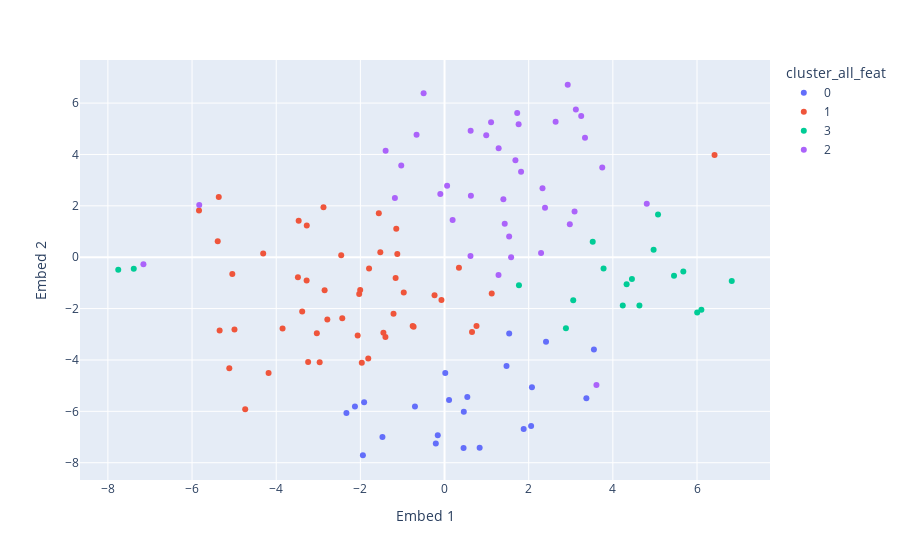

The notebook cell this image was saved under:
### Code cell
px.scatter(data_frame = X, x = 'Embed 1', y = 'Embed 2', color = 'cluster_all_feat')

### Figure 1 — Plotly figure (JSON) as saved in the notebook; plotly's stock layout.template omitted (floating-point values rounded to 4 significant figures)
{"data": [{"hovertemplate": "cluster_all_feat=0<br>Embed 1=%{x}<br>Embed 2=%{y}<extra></extra>", "legendgroup": "0", "marker": {"color": "#636efa", "symbol": "circle"}, "mode": "markers", "name": "0", "orientation": "v", "showlegend": true, "type": "scatter", "x": [-0.2073, 2.412, 0.4525, 3.55, 1.536, 0.01779, 0.4578, 2.058, 2.077, -2.129, 0.8346, -1.94, 0.108, -1.475, 1.473, -1.911, 1.881, -2.331, -0.7026, -0.1607, 3.37, 0.5416], "xaxis": "x", "y": [-7.255, -3.29, -7.428, -3.59, -2.967, -4.512, -6.015, -6.571, -5.066, -5.81, -7.422, -7.709, -5.556, -7.003, -4.232, -5.642, -6.692, -6.066, -5.812, -6.929, -5.488, -5.441], "yaxis": "y"}, {"hovertemplate": "cluster_all_feat=1<br>Embed 1=%{x}<br>Embed 2=%{y}<extra></extra>", "legendgroup": "1", "marker": {"color": "#EF553B", "symbol": "circle"}, "mode": "markers", "name": "1", "orientation": "v", "showlegend": true, "type": "scatter", "x": [-1.405, -1.966, 0.7597, -0.07324, -4.992, 0.3424, -3.849, -3.274, -2.877, -1.453, -1.812, -4.181, -0.9693, 6.417, -0.7349, -1.147, -3.035, -2.455, -1.212, -2.064, -1.123, -2.028, 1.121, 0.6531, -5.365, -4.309, -2.785, -5.39, -2.85, -5.115, -1.794, -2.004, -2.43, -3.277, -3.484, -1.162, -1.526, -1.562, -5.043, -4.737, -3.383, -0.7573, -5.835, -2.967, -3.241, -3.466, -5.344, -0.2374], "xaxis": "x", "y": [-3.103, -4.113, -2.68, -1.661, -2.817, -0.4087, -2.772, 1.237, 1.946, -2.938, -3.938, -4.505, -1.37, 3.978, -2.709, 1.106, -2.957, 0.07459, -2.2, -3.048, 0.1266, -1.432, -1.411, -2.912, 2.347, 0.1401, -2.429, 0.6258, -1.284, -4.325, -0.4407, -1.279, -2.372, -0.9059, -0.7844, -0.8062, 0.1888, 1.715, -0.651, -5.922, -2.11, -2.683, 1.817, -4.092, -4.08, 1.417, -2.851, -1.478], "yaxis": "y"}, {"hovertemplate": "cluster_all_feat=3<br>Embed 1=%{x}<br>Embed 2=%{y}<extra></extra>", "legendgroup": "3", "marker": {"color": "#00cc96", "symbol": "circle"}, "mode": "markers", "name": "3", "orientation": "v", "showlegend": true, "type": "scatter", "x": [5.675, -7.754, 1.769, 4.454, 3.779, -7.385, 4.969, 3.058, 4.631, 4.236, 5.454, 2.885, 6.826, 4.327, 5.074, 6.005, 6.104, 3.522], "xaxis": "x", "y": [-0.5585, -0.488, -1.094, -0.8442, -0.4377, -0.4511, 0.2951, -1.671, -1.877, -1.884, -0.7216, -2.764, -0.9281, -1.05, 1.659, -2.155, -2.047, 0.6023], "yaxis": "y"}, {"hovertemplate": "cluster_all_feat=2<br>Embed 1=%{x}<br>Embed 2=%{y}<extra></extra>", "legendgroup": "2", "marker": {"color": "#ab63fa", "symbol": "circle"}, "mode": "markers", "name": "2", "orientation": "v", "showlegend": true, "type": "scatter", "x": [4.806, 1.727, 1.583, 3.61, 1.536, 2.928, 0.06131, 2.64, 2.328, -7.156, 2.388, 3.248, 1.819, 3.091, 0.1918, -1.18, 1.283, 0.6204, 1.684, 2.977, -0.4971, 3.338, -5.83, -0.1, 3.748, -1.4, 1.286, 0.6267, -0.6646, 1.43, 1.398, 1.761, 3.121, 0.6167, -1.029, 1.106, 2.294, 0.9913], "xaxis": "x", "y": [2.082, 5.616, -0.005138, -4.971, 0.807, 6.714, 2.781, 5.278, 2.681, -0.2716, 1.93, 5.493, 3.323, 1.776, 1.446, 2.305, -0.6886, 4.925, 3.77, 1.282, 6.386, 4.649, 2.028, 2.46, 3.497, 4.143, 4.241, 2.389, 4.771, 1.306, 2.253, 5.179, 5.751, 0.04729, 3.57, 5.251, 0.1609, 4.75], "yaxis": "y"}], "layout": {"legend": {"title": {"text": "cluster_all_feat"}, "tracegroupgap": 0}, "margin": {"t": 60}, "xaxis": {"anchor": "y", "domain": [0, 1], "title": {"text": "Embed 1"}}, "yaxis": {"anchor": "x", "domain": [0, 1], "title": {"text": "Embed 2"}}}}
